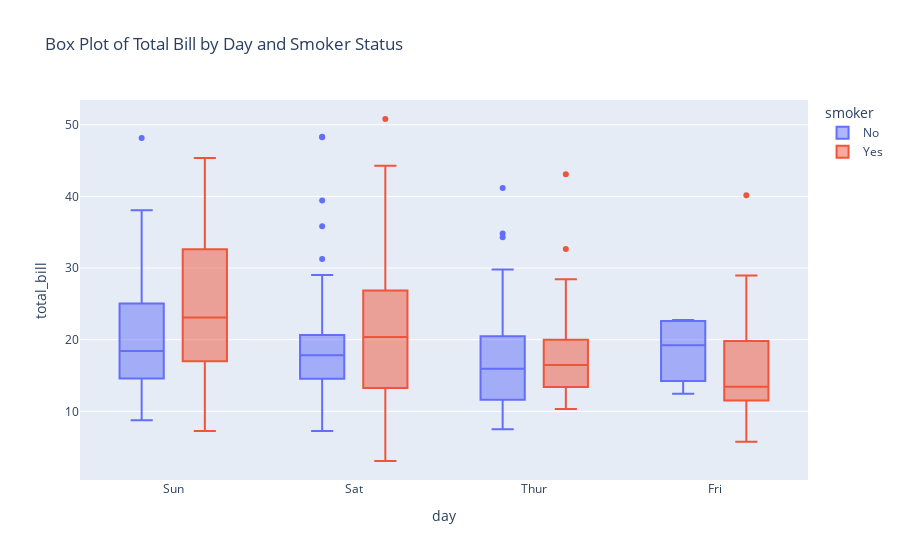

The notebook cell saved with this chart:
### Code cell
df = px.data.tips()
fig = px.box(df, x="day", y="total_bill", color="smoker", title="Box Plot of Total Bill by Day and Smoker Status")
fig.show()

### Figure 1 — Plotly figure (JSON) as saved in the notebook; plotly's stock layout.template omitted (floating-point values rounded to 4 significant figures; data arrays with more than 128 entries replaced by an {"elided": "..."} marker saying what was removed)
{"data": [{"alignmentgroup": "True", "hovertemplate": "smoker=No<br>day=%{x}<br>total_bill=%{y}<extra></extra>", "legendgroup": "No", "marker": {"color": "#636efa"}, "name": "No", "notched": false, "offsetgroup": "No", "orientation": "v", "showlegend": true, "type": "box", "x": {"elided": "151 str values"}, "x0": " ", "xaxis": "x", "y": {"elided": "151 float values"}, "y0": " ", "yaxis": "y"}, {"alignmentgroup": "True", "hovertemplate": "smoker=Yes<br>day=%{x}<br>total_bill=%{y}<extra></extra>", "legendgroup": "Yes", "marker": {"color": "#EF553B"}, "name": "Yes", "notched": false, "offsetgroup": "Yes", "orientation": "v", "showlegend": true, "type": "box", "x": ["Sat", "Sat", "Sat", "Sat", "Sat", "Sat", "Sat", "Sat", "Sat", "Sat", "Sat", "Thur", "Thur", "Fri", "Fri", "Fri", "Fri", "Fri", "Fri", "Fri", "Fri", "Fri", "Sat", "Sat", "Sat", "Sat", "Sat", "Sat", "Thur", "Sun", "Sat", "Sat", "Sat", "Sat", "Sun", "Sun", "Sun", "Sun", "Sun", "Sun", "Sun", "Sun", "Sun", "Sun", "Sun", "Sun", "Sun", "Sun", "Sun", "Sun", "Sun", "Sun", "Thur", "Thur", "Thur", "Thur", "Thur", "Thur", "Thur", "Thur", "Thur", "Thur", "Thur", "Thur", "Thur", "Thur", "Sat", "Sat", "Sat", "Sat", "Sat", "Sat", "Sat", "Sat", "Sat", "Sat", "Sat", "Sat", "Sat", "Fri", "Fri", "Fri", "Fri", "Fri", "Fri", "Sat", "Sat", "Sat", "Sat", "Sat", "Sat", "Sat", "Sat"], "x0": " ", "xaxis": "x", "y": [38.01, 11.24, 20.29, 13.81, 11.02, 18.29, 3.07, 15.01, 26.86, 25.28, 17.92, 19.44, 32.68, 28.97, 5.75, 16.32, 40.17, 27.28, 12.03, 21.01, 11.35, 15.38, 44.3, 22.42, 15.36, 20.49, 25.21, 14.31, 16.0, 17.51, 10.59, 10.63, 50.81, 15.81, 7.25, 31.85, 16.82, 32.9, 17.89, 14.48, 9.6, 34.63, 34.65, 23.33, 45.35, 23.17, 40.55, 20.9, 30.46, 18.15, 23.1, 15.69, 19.81, 28.44, 15.48, 16.58, 10.34, 43.11, 13.0, 13.51, 18.71, 12.74, 13.0, 16.4, 20.53, 16.47, 26.59, 38.73, 24.27, 12.76, 30.06, 25.89, 13.27, 28.17, 12.9, 28.15, 11.59, 7.74, 30.14, 12.16, 13.42, 8.58, 13.42, 16.27, 10.09, 22.12, 24.01, 15.69, 15.53, 12.6, 32.83, 27.18, 22.67], "y0": " ", "yaxis": "y"}], "layout": {"boxmode": "group", "legend": {"title": {"text": "smoker"}, "tracegroupgap": 0}, "title": {"text": "Box Plot of Total Bill by Day and Smoker Status"}, "xaxis": {"anchor": "y", "domain": [0, 1], "title": {"text": "day"}}, "yaxis": {"anchor": "x", "domain": [0, 1], "title": {"text": "total_bill"}}}}
